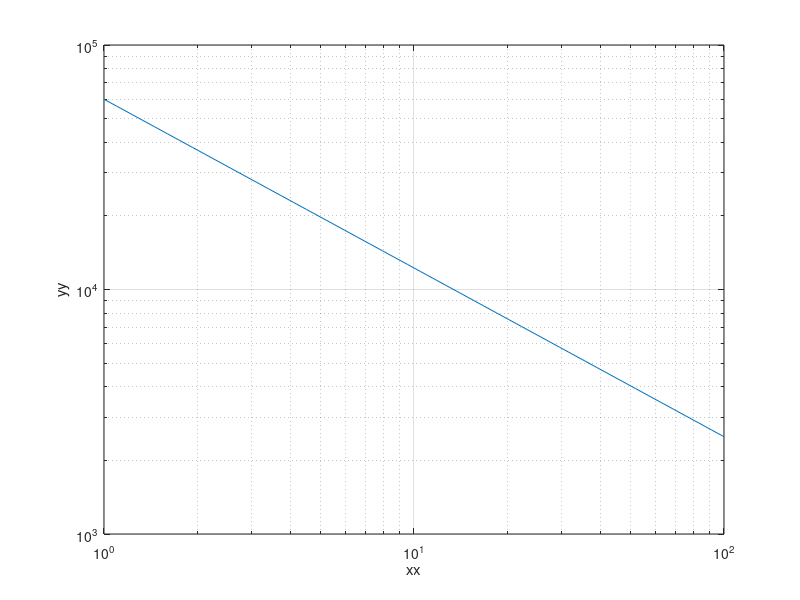

The MATLAB script that drew this image:
# This is Octave

pt1 = [1, 60e3];  % lux, LDR resistance
pt2 = [100, 2.5e3];

pt1_log = log10(pt1);
pt2_log = log10(pt2);


% solve   log10(R) = a * log10(lux) + b   for a and b
ab = inv([pt1_log(1) 1; pt2_log(1) 1]) * [pt1_log(2); pt2_log(2)];

a = ab(1)
b = ab(2)

lux = logspace(pt1_log(1), pt2_log(1));

r = 10.^(a*log10(lux) + b);

#figure('visible', 'off');
loglog(lux, r)
grid on
#title('LDR Characteristic');
#xlabel('Illuminance (lx)');
#ylabel('Resistance ($\Omega$)');
xlabel('xx');
ylabel('yy');
print('LDR_model', '-deps2', '-tight');
